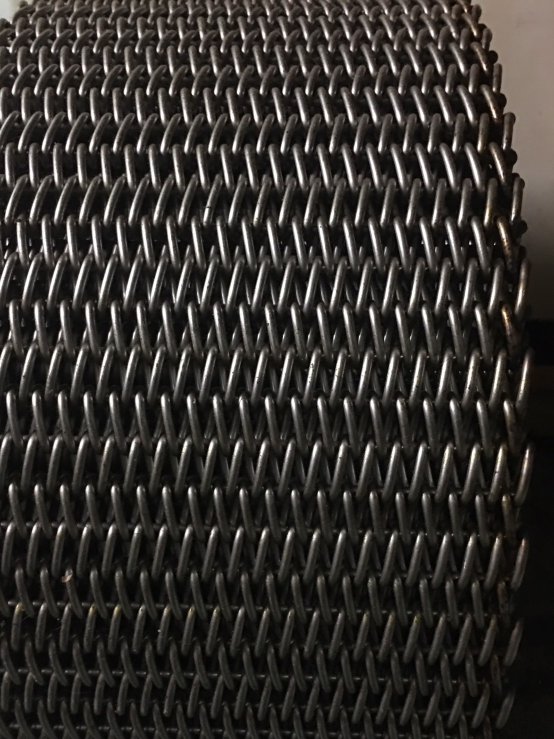
#> input picture img/metal-wire/00.jpg, 1108 x 1478 px (shown at 1/2 size); its folder holds 4 pictures in this run
$ python resize-pics.py
#> lines starting #> are read from the running program, lines starting #| are printed output that depends on the picture
import cv2
import glob
def resize(image):
    return cv2.resize(image, (350, 350))
images = glob.glob("img/metal-wire/*.jpg")
images.sort()
counter = 0
for image_name in images:
    if "thumbnail" in image_name:
        continue
    image = cv2.imread(image_name)
#> image is the input picture: shape (1478, 1108, 3); mean B, G, R 45.4, 49, 52.2
    resized = resize(image)
#> in resize, `return cv2.resize(image, (350, 350))`:
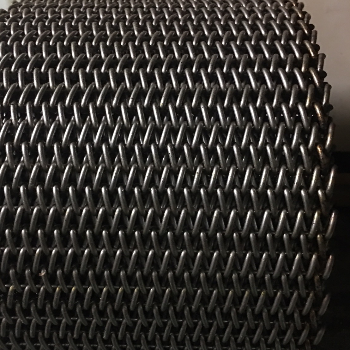
#> returned value: shape (350, 350, 3); mean of channels 0, 1, 2 45.3, 48.9, 52.1; drawn as B, G, R
    if counter < 10:
        cv2.imwrite('img/metal-wire/350x350/0{}.jpg'.format(counter), resized)
    else:
        cv2.imwrite('img/metal-wire/350x350/{}.jpg'.format(counter), resized)
    counter = counter + 1
#> pass 2 of the loop `for image_name in images:`:
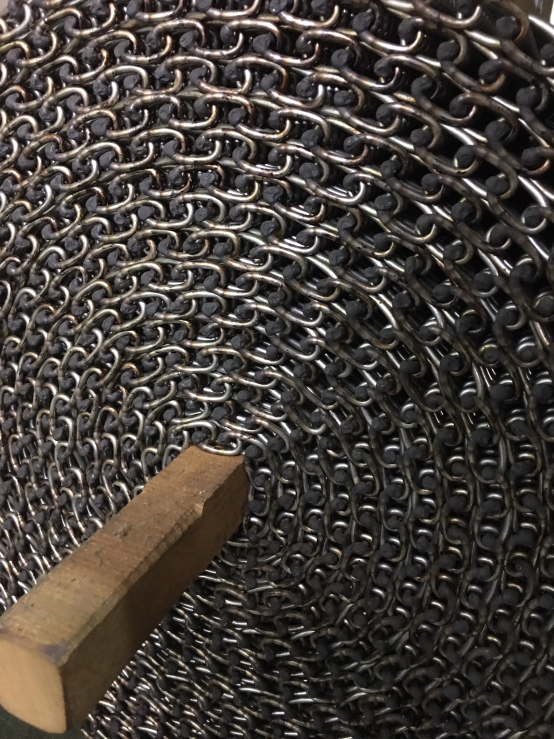
#> input picture img/metal-wire/01.jpg, 1108 x 1478 px (shown at 1/2 size)
#> image is the input picture: shape (1478, 1108, 3); mean B, G, R 58.3, 63.3, 69.4
#> in resize (call 2), `return cv2.resize(image, (350, 350))`:
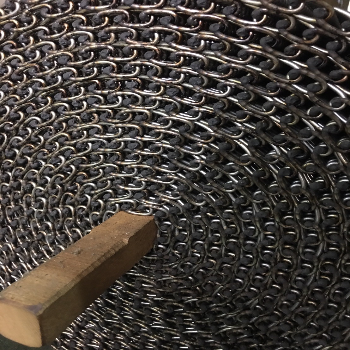
#> returned value: shape (350, 350, 3); mean of channels 0, 1, 2 58.2, 63.2, 69.2; drawn as B, G, R
#> pass 3 of the loop `for image_name in images:`:
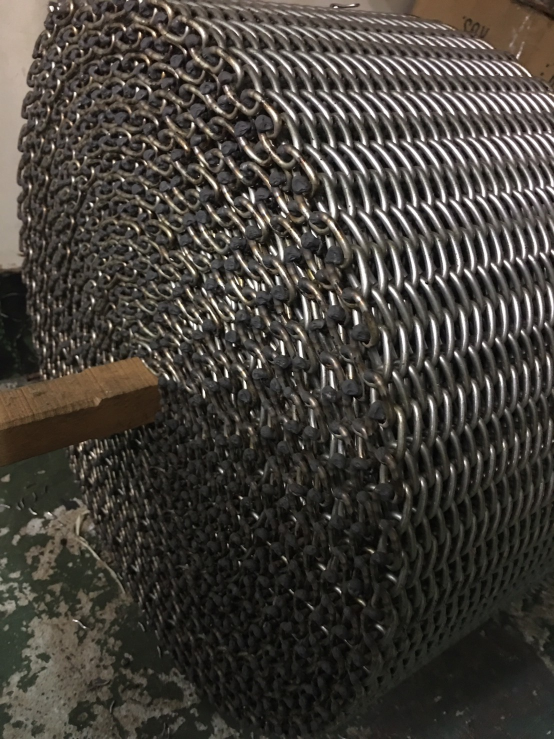
#> input picture img/metal-wire/02.jpg, 1108 x 1478 px (shown at 1/2 size)
#> image is the input picture: shape (1478, 1108, 3); mean B, G, R 57.2, 63.4, 67.7
#> in resize (call 3), `return cv2.resize(image, (350, 350))`:
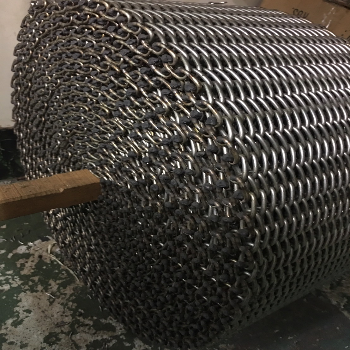
#> returned value: shape (350, 350, 3); mean of channels 0, 1, 2 57.1, 63.3, 67.6; drawn as B, G, R
#> the loop made 4 passes; the first 3 are shown
